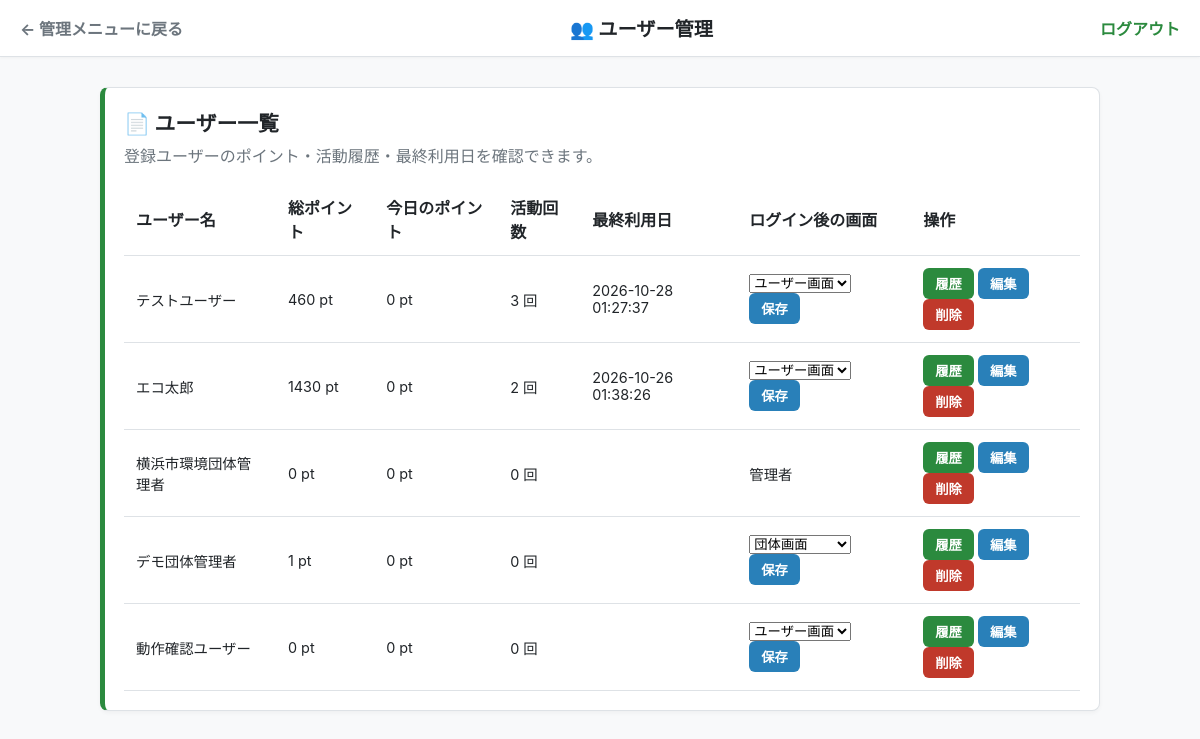
The app's page /admin/users (signed in) with its own data.
### tables this page shows
CREATE TABLE users (
                    id INTEGER PRIMARY KEY AUTOINCREMENT,
                    email TEXT UNIQUE,
                    password TEXT,
                    name TEXT,
                    role TEXT,
                    total_points INTEGER DEFAULT 0 CHECK(total_points >= 0)
                , login_destination TEXT NOT NULL
                    DEFAULT 'user'
                    CHECK(login_destination IN ('user', 'organizer')), onboarding_completed INTEGER NOT NULL
                    DEFAULT 0 CHECK(onboarding_completed IN (0, 1)));

### app.py (the view)
@app.route('/admin/users')
@admin_required
def admin_users():
    conn = get_db()
    try:
        users = conn.execute('''
            SELECT
                u.id,
                u.name,
                u.email,
                u.role,
                u.login_destination,
                u.total_points,
                COALESCE((SELECT SUM(points_earned) FROM activity_history WHERE user_id = u.id AND date(date, '+9 hours') = date('now', '+9 hours')), 0) AS today_points,
                COALESCE((SELECT COUNT(*) FROM activity_history WHERE user_id = u.id), 0) AS action_count,
                COALESCE((SELECT MAX(date) FROM activity_history WHERE user_id = u.id), '') AS last_active
            FROM users u
            ORDER BY u.id
        ''').fetchall()
    finally:
        conn.close()
    return render_template('admin_users.html', users=users)

### app.py (called while the page is built, shortened)
def get_db():
    conn = sqlite3.connect(DATABASE)
    conn.row_factory = sqlite3.Row
    conn.execute("PRAGMA foreign_keys = ON")
    return conn

def admin_required(func):
    @wraps(func)
    def wrapper(*args, **kwargs):
        user_id = session.get('user_id')
        if session.get('role') != 'admin' or not user_id:
            return redirect(url_for('login'))
        conn = get_db()
        try:
            user = conn.execute(
                'SELECT role FROM users WHERE id = ?', (user_id,)
            ).fetchone()
        finally:
            conn.close()
        if not user or user['role'] != 'admin':
            session.clear()
            return redirect(url_for('login'))
        return func(*args, **kwargs)
    return wrapper

def _detect_view_mode():
    ua = (request.headers.get('User-Agent') or '').lower()
    if any(token in ua for token in ('mobile', 'android', 'iphone', 'ipod', 'iemobile')):
        return 'mobile'
    return 'pc'

@app.context_processor
def inject_csrf_token():
    if 'csrf_token' not in session:
        session['csrf_token'] = secrets.token_urlsafe(32)
    unread_notifications = 0
    effective_view = _detect_view_mode()
    return {
        'csrf_token': session['csrf_token'],
        'unread_notifications': unread_notifications,
        'view_mode': effective_view,
    }

### templates/admin_users.html (shortened to what this page needs)
<!DOCTYPE html>
<html lang="ja">
<head>
</head>
<body>
    <nav>
        <div style="display:flex; justify-content:space-between; align-items:center;">
            <a href="{{ url_for('admin_dashboard') }}">← 管理メニューに戻る</a>
            <span style="font-weight:800; font-size:1.2rem;">👥 ユーザー管理</span>
            <a href="{{ url_for('logout') }}" style="color:var(--primary-green); font-weight:700;">ログアウト</a>
        </div>
    </nav>
    <div class="container">
        <div class="hover-card" style="border-left:5px solid var(--primary-green);">
            <h2 style="font-size:1.3rem; font-weight:800; margin:0;">
                <span class="card-icon">📄</span> ユーザー一覧
            </h2>
            <p class="muted" style="margin-top:6px;">
                登録ユーザーのポイント・活動履歴・最終利用日を確認できます。
            </p>
            <table>
                <thead>
                    <tr>
                        <th>ユーザー名</th>
                        <th>総ポイント</th>
                        <th>今日のポイント</th>
                        <th>活動回数</th>
                        <th>最終利用日</th>
                        <th>ログイン後の画面</th>
                        <th>操作</th>
                    </tr>
                </thead>
                <tbody>
                    {% for user in users %}
                    <tr>
                        <td>{{ user.name }}</td>
                        <td>{{ user.total_points }} pt</td>
                        <td>{{ user.today_points }} pt</td>
                        <td>{{ user.action_count }} 回</td>
                        <td>{{ user.last_active }}</td>
                        <td>
                            {% if user.role == 'user' %}
                            <form method="POST" action="{{ url_for('admin_user_login_destination', user_id=user.id) }}">
                                <select name="login_destination" aria-label="{{ user.name }} のログイン後の画面">
                                    <option value="user" {% if user.login_destination == 'user' %}selected{% endif %}>ユーザー画面</option>
                                    <option value="organizer" {% if user.login_destination == 'organizer' %}selected{% endif %}>団体画面</option>
                                </select>
                                <button class="btn-edit" type="submit">保存</button>
                            </form>
                            {% else %}管理者{% endif %}
                        </td>
                        <td>
                            <button class="btn-history" type="button" disabled title="操作機能は未実装です">履歴</button>
                            <button class="btn-edit" type="button" disabled title="操作機能は未実装です">編集</button>
                            <button class="btn-delete" type="button" disabled title="操作機能は未実装です">削除</button>
                        </td>
                    </tr>
                    {% endfor %}
                </tbody>
            </table>
        </div>
    </div>
</body>
</html>

### templates/admin_users.html (style rules this page uses)
:root { --primary-green: #2b8a3e; --primary-light: #f4fbf6; --bg-gray: #f8f9fa; --border-gray: #dee2e6; --text-dark: #212529; --text-muted: #6c757d; --danger-red: #c0392b; --info-blue: #2980b9; }
body { font-family: -apple-system, BlinkMacSystemFont, "Segoe UI", Roboto, "Helvetica Neue", Arial, sans-serif; background-color: var(--bg-gray); color: var(--text-dark); margin: 0; padding: 0; }
nav { background: #ffffff; border-bottom: 1px solid var(--border-gray); padding: 14px 20px; box-shadow: 0 1px 3px rgba(0,0,0,0.04); }
nav a { text-decoration: none; color: var(--text-muted); font-weight: 700; }
.container { max-width: 1000px; margin: 0 auto; padding: 30px 20px; }
.hover-card { background: #ffffff; border: 1px solid var(--border-gray); border-radius: 8px; padding: 19px; margin-bottom: 20px; box-shadow: 0 2px 4px rgba(0,0,0,0.04); transition: transform 0.2s ease-out, box-shadow 0.2s ease-out, background-color 0.2s ease-out; overflow-x: auto; }
.card-icon { transition: transform 0.2s ease-out; }
table { width: 100%; min-width: 760px; border-collapse: collapse; margin-top: 15px; }
th, td { padding: 12px; border-bottom: 1px solid var(--border-gray); text-align: left; }
th { background-color: #ffffff; font-weight: 700; color: var(--text-dark); }
td { background-color: #ffffff; font-size: 0.9rem; }
.muted { color: var(--text-muted); }
.btn-edit { background-color: var(--info-blue); color: #fff; padding: 6px 12px; border-radius: 6px; border: none; font-weight: 700; cursor: pointer; }
.btn-delete { background-color: var(--danger-red); color: #fff; padding: 6px 12px; border-radius: 6px; border: none; font-weight: 700; cursor: pointer; }
.btn-history { background-color: var(--primary-green); color: #fff; padding: 6px 12px; border-radius: 6px; border: none; font-weight: 700; cursor: pointer; }

### records on screen
users: name "テストユーザー", total_points "460", today_points "0", action_count "3", last_active "2026-10-28 01:27:37", login_destination "ユーザー画面"
users: name "エコ太郎", total_points "1430", today_points "0", action_count "2", last_active "2026-10-26 01:38:26", login_destination "ユーザー画面"
users: name "横浜市環境団体管理者", total_points "0", today_points "0", action_count "0", role "管理者"
users: name "デモ団体管理者", total_points "1", today_points "0", action_count "0", login_destination "団体画面"
users: name "動作確認ユーザー", total_points "0", today_points "0", action_count "0", login_destination "ユーザー画面"
